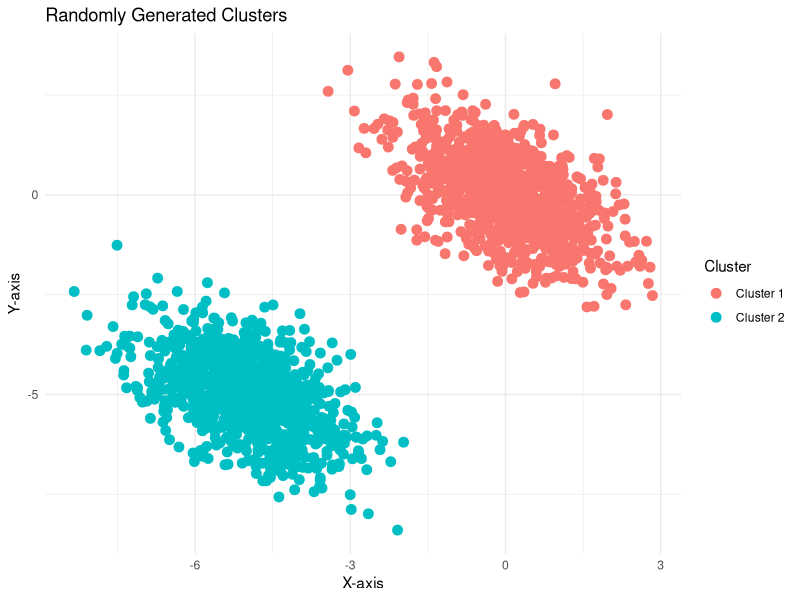

Source code (R):
#Load the needed libraries
library(MASS)
library(mvtnorm)
library(ggplot2)

Mean1 = c(15,80)
Sigma1 = matrix(c(40, 45, 45, 100), nrow=2)
class = rep(1, 1000)
class1 = cbind(mvrnorm(n=1000, mu=Mean1, Sigma = Sigma1), class)

Mean2 = c(30,120)
Sigma2 = matrix(c(40, 45, 45, 100), nrow=2)
class = rep(2, 1000)
class2 = cbind(mvrnorm(n=1000, mu=Mean2, Sigma = Sigma2), class)

# When using real data, may need to remove na by na.omit(data)
myData = data.frame(rbind(class1, class2))
colnames(myData) = c("patientAge", "patientWeight", "classification")
myData$classification=factor(myData$classification)
write.csv(myData, "Example1.csv")


# Set seed for reproducibility
set.seed(123)

# Define the means and covariance matrices for the two clusters
mean1 <- c(0, 0)
mean2 <- c(-5, -5)
cov_matrix1 <- matrix(c(1, -0.5, -0.5, 1), ncol = 2)
cov_matrix2 <- matrix(c(1, -0.5, -0.5, 1), ncol = 2)


# Generate random points for the two clusters
n <- 1000
cluster1 <- rmvnorm(n, mean = mean1, sigma = cov_matrix1)
cluster2 <- rmvnorm(n, mean = mean2, sigma = cov_matrix2)

# Combine the clusters into a single data frame
data <- rbind(cluster1, cluster2)
colnames(data) <- c("x", "y")
data <- as.data.frame(data)
data$Cluster <- factor(rep(c("Cluster 1", "Cluster 2"), each = n))

# Plot the clusters
ggplot(data, aes(x = x, y = y, color = Cluster)) +
  geom_point(size = 3) +
  labs(title = "Randomly Generated Clusters",
       x = "X-axis",
       y = "Y-axis") +
  theme_minimal()

